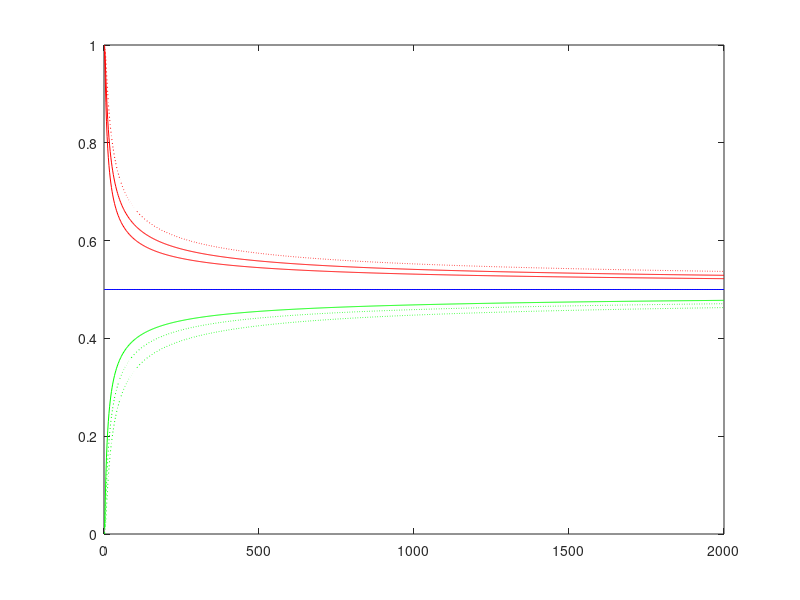

Source code (MATLAB):
%bino_2.m

observed=1:1000;
trials=observed*2;
figure;
alpha=0.05;
[phat, pci]=binofit(observed, trials, alpha);
plot(trials, phat, '-b');
hold on;
plot(trials, pci(:,1), '-g');
plot(trials, pci(:, 2), '-r');

alpha=0.01;
[phat, pci]=binofit(observed,trials, alpha);
plot(trials, phat, '-b');
plot(trials, pci(:,1), ':g');
plot(trials, pci(:,2), 'r');
alpha=0.001;
[phat, pci]=binofit(observed, trials, alpha);
plot(trials, phat, ':b');
plot(trials, pci(:,1), ':g');
plot(trials, pci(:, 2), ':r');

